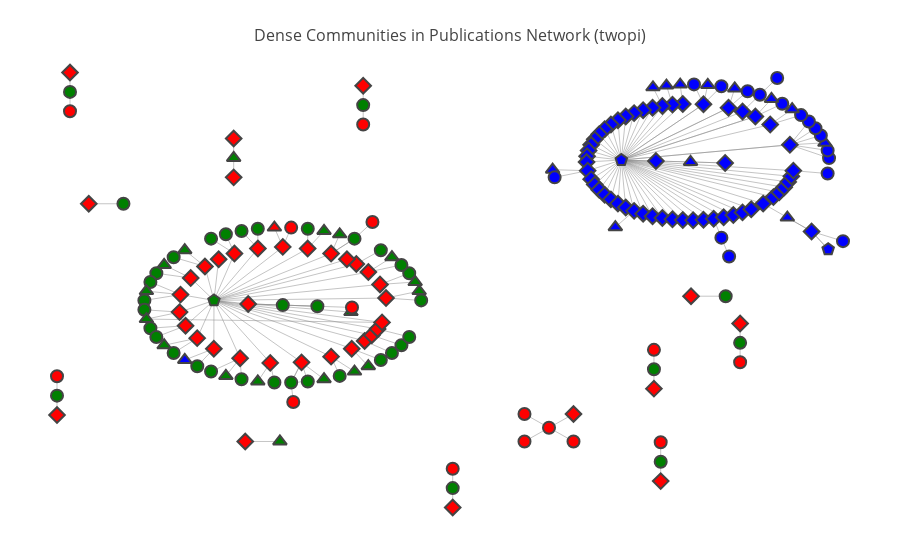
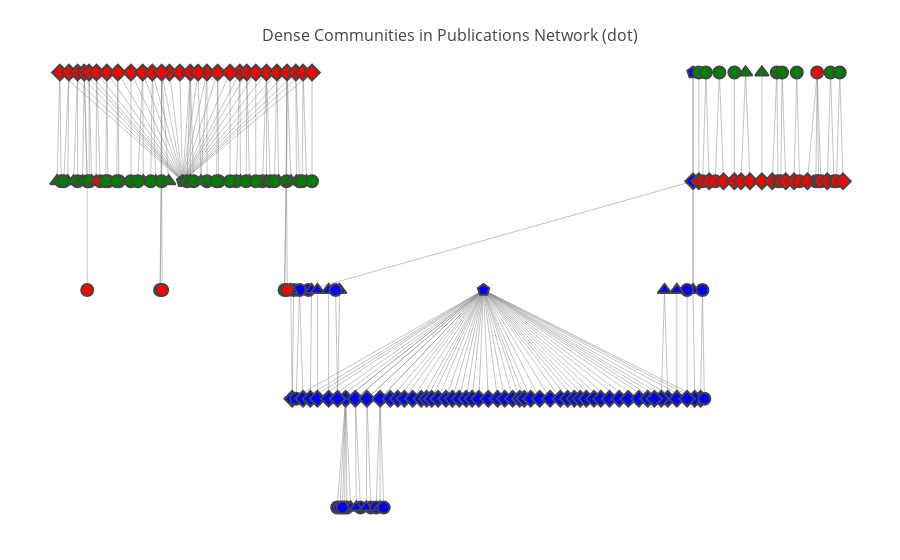

Write notebook code for charts like these, in order.
### Markdown cell above
## Dense Communities in Publications Network

### Code cell
# plot dense communities in publication network
community_colors = ["red", "green", "blue"]

# plot network using twopi layout
g_layout_neat="twopi" # spring model layout
visual.plot_community(layout=g_layout_neat, 
                      community_colors=community_colors)

# layout types TODO -> For function definition comments to explain different layout 
# https://stackoverflow.com/questions/21978487/improving-python-networkx-graph-layout

### Figure 1 — Plotly figure (JSON) as saved in the notebook; plotly's stock layout.template omitted (floating-point values rounded to 4 significant figures; data arrays with more than 128 entries replaced by an {"elided": "..."} marker saying what was removed)
{"data": [{"hoverinfo": "none", "line": {"color": "#888", "width": 0.5}, "mode": "lines", "type": "scatter", "uid": "a21caac2-027e-4055-a7f6-270e06877c90", "x": {"elided": "600 float values"}, "y": {"elided": "600 float values"}}, {"hoverinfo": "text", "marker": {"color": {"elided": "201 str values"}, "line": {"width": 2}, "size": 12, "symbol": {"elided": "201 str values"}}, "mode": "markers", "text": {"elided": "201 str values"}, "type": "scatter", "uid": "c2fcb8d1-b81c-44ae-b1b8-3d0e41330f34", "x": {"elided": "201 float values"}, "y": {"elided": "201 float values"}}], "layout": {"hovermode": "closest", "margin": {"b": 20, "l": 5, "r": 5, "t": 40}, "showlegend": false, "title": {"font": {"size": 16}, "text": "<br>Dense Communities in Publications Network (twopi)"}, "xaxis": {"showgrid": false, "showticklabels": false, "zeroline": false}, "yaxis": {"showgrid": false, "showticklabels": false, "zeroline": false}}}

### Figure 2 — Plotly figure (JSON) as saved in the notebook; plotly's stock layout.template omitted (floating-point values rounded to 4 significant figures; data arrays with more than 128 entries replaced by an {"elided": "..."} marker saying what was removed)
{"data": [{"hoverinfo": "none", "line": {"color": "#888", "width": 0.5}, "mode": "lines", "type": "scatter", "uid": "50178489-cefe-44fc-8f8b-a677334681d5", "x": {"elided": "600 float values"}, "y": {"elided": "600 int values"}}, {"hoverinfo": "text", "marker": {"color": {"elided": "201 str values"}, "line": {"width": 2}, "size": 12, "symbol": {"elided": "201 str values"}}, "mode": "markers", "text": {"elided": "201 str values"}, "type": "scatter", "uid": "2dd1c94f-c4eb-4af0-a7a7-5ed4f83fe160", "x": {"elided": "201 float values"}, "y": {"elided": "201 int values"}}], "layout": {"hovermode": "closest", "margin": {"b": 20, "l": 5, "r": 5, "t": 40}, "showlegend": false, "title": {"font": {"size": 16}, "text": "<br>Dense Communities in Publications Network (dot)"}, "xaxis": {"showgrid": false, "showticklabels": false, "zeroline": false}, "yaxis": {"showgrid": false, "showticklabels": false, "zeroline": false}}}
